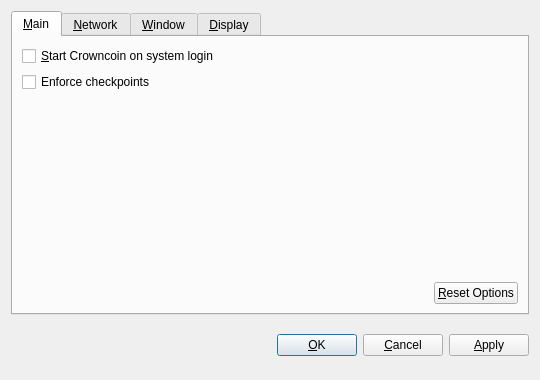
<?xml version="1.0" encoding="UTF-8"?>
<ui version="4.0">
 <class>OptionsDialog</class>
 <widget class="QDialog" name="OptionsDialog">
  <property name="geometry">
   <rect>
    <x>0</x>
    <y>0</y>
    <width>540</width>
    <height>380</height>
   </rect>
  </property>
  <property name="windowTitle">
   <string>Options</string>
  </property>
  <property name="modal">
   <bool>true</bool>
  </property>
  <layout class="QVBoxLayout" name="verticalLayout">
   <item>
    <widget class="QTabWidget" name="tabWidget">
     <property name="tabPosition">
      <enum>QTabWidget::North</enum>
     </property>
     <property name="currentIndex">
      <number>0</number>
     </property>
     <widget class="QWidget" name="tabMain">
      <attribute name="title">
       <string>&amp;Main</string>
      </attribute>
      <layout class="QVBoxLayout" name="verticalLayout_Main">
       <item>
        <widget class="QCheckBox" name="CrowncoinAtStartup">
         <property name="toolTip">
          <string>Automatically start Crowncoin after logging in to the system.</string>
         </property>
         <property name="text">
          <string>&amp;Start Crowncoin on system login</string>
         </property>
        </widget>
       </item>
       <item>
        <widget class="QCheckBox" name="checkpointEnforce">
         <property name="toolTip">
          <string>Check this box to follow the centrally issued checkpoints.</string>
         </property>
         <property name="text">
          <string>Enforce checkpoints</string>
         </property>
        </widget>
       </item>
       <item>
        <spacer name="verticalSpacer_Main">
         <property name="orientation">
          <enum>Qt::Vertical</enum>
         </property>
         <property name="sizeHint" stdset="0">
          <size>
           <width>20</width>
           <height>40</height>
          </size>
         </property>
        </spacer>
       </item>
       <item>
        <layout class="QHBoxLayout" name="horizontalLayout_2_Main">
         <item>
          <spacer name="horizontalSpacer_2_Main">
           <property name="orientation">
            <enum>Qt::Horizontal</enum>
           </property>
           <property name="sizeHint" stdset="0">
            <size>
             <width>40</width>
             <height>20</height>
            </size>
           </property>
          </spacer>
         </item>
         <item>
          <widget class="QPushButton" name="resetButton">
           <property name="toolTip">
            <string>Reset all client options to default.</string>
           </property>
           <property name="text">
            <string>&amp;Reset Options</string>
           </property>
           <property name="autoDefault">
            <bool>false</bool>
           </property>
          </widget>
         </item>
        </layout>
       </item>
      </layout>
     </widget>
     <widget class="QWidget" name="tabNetwork">
      <attribute name="title">
       <string>&amp;Network</string>
      </attribute>
      <layout class="QVBoxLayout" name="verticalLayout_Network">
       <item>
        <widget class="QCheckBox" name="mapPortUpnp">
         <property name="toolTip">
          <string>Automatically open the Crowncoin client port on the router. This only works when your router supports UPnP and it is enabled.</string>
         </property>
         <property name="text">
          <string>Map port using &amp;UPnP</string>
         </property>
        </widget>
       </item>
       <item>
        <widget class="QCheckBox" name="connectSocks">
         <property name="toolTip">
          <string>Connect to the Crowncoin network through a SOCKS proxy (e.g. when connecting through Tor).</string>
         </property>
         <property name="text">
          <string>&amp;Connect through SOCKS proxy:</string>
         </property>
        </widget>
       </item>
       <item>
        <layout class="QHBoxLayout" name="horizontalLayout_Network">
         <item>
          <widget class="QLabel" name="proxyIpLabel">
           <property name="text">
            <string>Proxy &amp;IP:</string>
           </property>
           <property name="textFormat">
            <enum>Qt::PlainText</enum>
           </property>
           <property name="buddy">
            <cstring>proxyIp</cstring>
           </property>
          </widget>
         </item>
         <item>
          <widget class="QValidatedLineEdit" name="proxyIp">
           <property name="maximumSize">
            <size>
             <width>140</width>
             <height>16777215</height>
            </size>
           </property>
           <property name="toolTip">
            <string>IP address of the proxy (e.g. 127.0.0.1)</string>
           </property>
          </widget>
         </item>
         <item>
          <widget class="QLabel" name="proxyPortLabel">
           <property name="text">
            <string>&amp;Port:</string>
           </property>
           <property name="textFormat">
            <enum>Qt::PlainText</enum>
           </property>
           <property name="buddy">
            <cstring>proxyPort</cstring>
           </property>
          </widget>
         </item>
         <item>
          <widget class="QLineEdit" name="proxyPort">
           <property name="maximumSize">
            <size>
             <width>55</width>
             <height>16777215</height>
            </size>
           </property>
           <property name="toolTip">
            <string>Port of the proxy (e.g. 9050)</string>
           </property>
          </widget>
         </item>
         <item>
          <widget class="QLabel" name="socksVersionLabel">
           <property name="text">
            <string>SOCKS &amp;Version:</string>
           </property>
           <property name="textFormat">
            <enum>Qt::PlainText</enum>
           </property>
           <property name="buddy">
            <cstring>socksVersion</cstring>
           </property>
          </widget>
         </item>
         <item>
          <widget class="QValueComboBox" name="socksVersion">
           <property name="toolTip">
            <string>SOCKS version of the proxy (e.g. 5)</string>
           </property>
          </widget>
         </item>
         <item>
          <spacer name="horizontalSpacer_Network">
           <property name="orientation">
            <enum>Qt::Horizontal</enum>
           </property>
           <property name="sizeHint" stdset="0">
            <size>
             <width>40</width>
             <height>20</height>
            </size>
           </property>
          </spacer>
         </item>
        </layout>
       </item>
       <item>
        <spacer name="verticalSpacer_Network">
         <property name="orientation">
          <enum>Qt::Vertical</enum>
         </property>
         <property name="sizeHint" stdset="0">
          <size>
           <width>20</width>
           <height>40</height>
          </size>
         </property>
        </spacer>
       </item>
      </layout>
     </widget>
     <widget class="QWidget" name="tabWindow">
      <attribute name="title">
       <string>&amp;Window</string>
      </attribute>
      <layout class="QVBoxLayout" name="verticalLayout_Window">
       <item>
        <widget class="QCheckBox" name="minimizeToTray">
         <property name="toolTip">
          <string>Show only a tray icon after minimizing the window.</string>
         </property>
         <property name="text">
          <string>&amp;Minimize to the tray instead of the taskbar</string>
         </property>
        </widget>
       </item>
       <item>
        <widget class="QCheckBox" name="minimizeOnClose">
         <property name="toolTip">
          <string>Minimize instead of exit the application when the window is closed. When this option is enabled, the application will be closed only after selecting Quit in the menu.</string>
         </property>
         <property name="text">
          <string>M&amp;inimize on close</string>
         </property>
        </widget>
       </item>
       <item>
        <spacer name="verticalSpacer_Window">
         <property name="orientation">
          <enum>Qt::Vertical</enum>
         </property>
         <property name="sizeHint" stdset="0">
          <size>
           <width>20</width>
           <height>40</height>
          </size>
         </property>
        </spacer>
       </item>
      </layout>
     </widget>
     <widget class="QWidget" name="tabDisplay">
      <attribute name="title">
       <string>&amp;Display</string>
      </attribute>
      <layout class="QVBoxLayout" name="verticalLayout_Display">
       <item>
        <layout class="QHBoxLayout" name="horizontalLayout_1_Display">
         <item>
          <widget class="QLabel" name="langLabel">
           <property name="text">
            <string>User Interface &amp;language:</string>
           </property>
           <property name="textFormat">
            <enum>Qt::PlainText</enum>
           </property>
           <property name="buddy">
            <cstring>lang</cstring>
           </property>
          </widget>
         </item>
         <item>
          <widget class="QValueComboBox" name="lang">
           <property name="toolTip">
            <string>The user interface language can be set here. This setting will take effect after restarting Crowncoin.</string>
           </property>
          </widget>
         </item>
        </layout>
       </item>
       <item>
        <layout class="QHBoxLayout" name="horizontalLayout_2_Display">
         <item>
          <widget class="QLabel" name="unitLabel">
           <property name="text">
            <string>&amp;Unit to show amounts in:</string>
           </property>
           <property name="textFormat">
            <enum>Qt::PlainText</enum>
           </property>
           <property name="buddy">
            <cstring>unit</cstring>
           </property>
          </widget>
         </item>
         <item>
          <widget class="QValueComboBox" name="unit">
           <property name="toolTip">
            <string>Choose the default subdivision unit to show in the interface and when sending coins.</string>
           </property>
          </widget>
         </item>
        </layout>
       </item>
       <item>
        <widget class="QCheckBox" name="displayAddresses">
         <property name="toolTip">
          <string>Whether to show Crowncoin addresses in the transaction list or not.</string>
         </property>
         <property name="text">
          <string>&amp;Display addresses in transaction list</string>
         </property>
        </widget>
       </item>
       <item>
         <widget class="QCheckBox" name="coinControlFeatures">
           <property name="toolTip">
            <string>Whether to show coin control features or not.</string>
           </property>
           <property name="text">
            <string>Display coin &amp;control features (experts only!)</string>
           </property>
         </widget>
       </item>
       <item>
        <spacer name="verticalSpacer_Display">
         <property name="orientation">
          <enum>Qt::Vertical</enum>
         </property>
         <property name="sizeHint" stdset="0">
          <size>
           <width>20</width>
           <height>40</height>
          </size>
         </property>
        </spacer>
       </item>
      </layout>
     </widget>
    </widget>
   </item>
   <item>
    <layout class="QHBoxLayout" name="horizontalLayout_Buttons">
     <item>
      <spacer name="horizontalSpacer_1">
       <property name="orientation">
        <enum>Qt::Horizontal</enum>
       </property>
       <property name="sizeHint" stdset="0">
        <size>
         <width>40</width>
         <height>48</height>
        </size>
       </property>
      </spacer>
     </item>
     <item>
      <widget class="QLabel" name="statusLabel">
       <property name="font">
        <font>
         <weight>75</weight>
         <bold>true</bold>
        </font>
       </property>
       <property name="text">
        <string/>
       </property>
       <property name="textFormat">
        <enum>Qt::PlainText</enum>
       </property>
       <property name="wordWrap">
        <bool>true</bool>
       </property>
      </widget>
     </item>
     <item>
      <spacer name="horizontalSpacer_2">
       <property name="orientation">
        <enum>Qt::Horizontal</enum>
       </property>
       <property name="sizeHint" stdset="0">
        <size>
         <width>40</width>
         <height>48</height>
        </size>
       </property>
      </spacer>
     </item>
     <item>
      <widget class="QPushButton" name="okButton">
       <property name="text">
        <string>&amp;OK</string>
       </property>
      </widget>
     </item>
     <item>
      <widget class="QPushButton" name="cancelButton">
       <property name="text">
        <string>&amp;Cancel</string>
       </property>
       <property name="autoDefault">
        <bool>false</bool>
       </property>
      </widget>
     </item>
     <item>
      <widget class="QPushButton" name="applyButton">
       <property name="text">
        <string>&amp;Apply</string>
       </property>
       <property name="autoDefault">
        <bool>false</bool>
       </property>
      </widget>
     </item>
    </layout>
   </item>
  </layout>
 </widget>
 <customwidgets>
  <customwidget>
   <class>CrowncoinAmountField</class>
   <extends>QSpinBox</extends>
   <header>Crowncoinamountfield.h</header>
  </customwidget>
  <customwidget>
   <class>QValueComboBox</class>
   <extends>QComboBox</extends>
   <header>qvaluecombobox.h</header>
  </customwidget>
  <customwidget>
   <class>QValidatedLineEdit</class>
   <extends>QLineEdit</extends>
   <header>qvalidatedlineedit.h</header>
  </customwidget>
 </customwidgets>
 <resources/>
 <connections/>
</ui>
